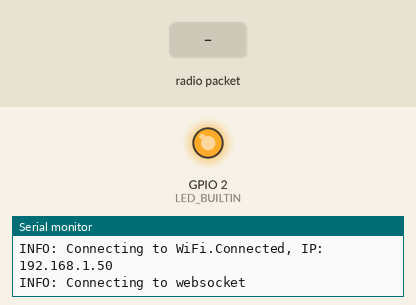
Bench run of a program on a simulated ESP32. Shown: output pins drawn as LEDs (lit = HIGH), the last lines printed to the serial monitor. Inputs (shaded band) come from the test bench. WiFi joins after 1.5 s; servers stay silent unless stated; no radio packets arrive unless stated.

Above: at 8.2 s.
8.3 s: radio packet "1" arrives
At 8.45 s:
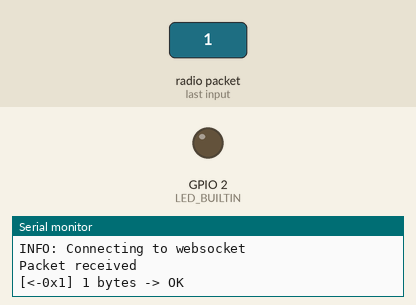
Timing chart, 0 to 11.3 s (numbered marks = the images above; inputs shaded):
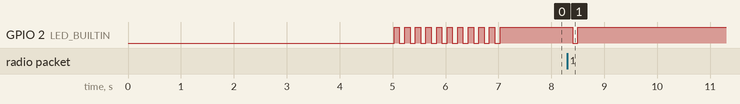

Measured:
- after the input at 8.3 s, GPIO 2 (LED_BUILTIN): HIGH → LOW after 0.10 s, → HIGH 0.10 s later

The program:

main.cpp
```cpp
/*
    Kingswood Monitoring System
    LoRa server / WiFi Bridge

    Hardware: TTGO ESP32 / SX1276 LoRa
    OS:       Arduino
*/

#include <Arduino.h>

#include "util.h"
#include "radio.h"
#include "socket.h"

void setup()
{
  if (!init_device())
    Serial.println("ERROR: Failed to start device");

  if (!init_radio())
    Serial.println("ERROR: Failed to start radio");

  if (!init_socket())
  {
    Serial.println("ERROR: Failed to connect socket. Freezing...");
    while (1)
      ;
  }
}

// Dont put this on the stack:
uint8_t buffer[RH_RF95_MAX_MESSAGE_LEN];

void loop()
{
  uint8_t bytes_received = get_radio_packet(buffer, sizeof(buffer));
  if (bytes_received > 0)
    transmit_measurement(buffer, bytes_received);
}
```

radio.cpp
```cpp
#include <RHReliableDatagram.h>
#include "radio.h"

#include "DigitalOut.h"

// Radio pins for TTGO ESP32
#define TTGO_CS 18
#define TTGO_IRQ 26

// Reliable Datagram Manager netowrk address
#define SERVER_ADDRESS 0

RH_RF95 driver(TTGO_CS, TTGO_IRQ);
RHReliableDatagram manager(driver, SERVER_ADDRESS);

using namespace Kingswood::Pin;
DigitalOut packet_led(LED_BUILTIN);

bool init_radio()
{
    packet_led.begin();
    packet_led.activeLow(); // signal is an "low" blink
    packet_led.turnOn();

    return manager.init();
}

uint8_t data[] = "OK";
uint8_t get_radio_packet(uint8_t *buf, uint8_t len)
{
    if (manager.available())
    {
        // Wait for a message addressed to us from the client
        uint8_t from;
        if (manager.recvfromAck(buf, &len, &from))
        {
            Serial.println("Packet received");
            // digitalWrite(LED_BUILTIN, HIGH);
            Serial.print(F("[<-0x"));
            Serial.print(from, HEX);
            Serial.print(F("] "));
            Serial.print(len);
            Serial.print(F(" bytes "));

            // digitalWrite(LED_BUILTIN, LOW);

            // Send a reply back to the originator client
            if (!manager.sendtoWait(data, sizeof(data), from))
                Serial.println(F("sendtoWait failed"));
            else
            {
                Serial.println(F("-> OK"));
                packet_led.blink();
            }

            return len;
        }
        else
        {
            {
                Serial.println("[FAIL]");
                return 0;
            }
        }
    }
    else
        return 0;
}
```

radio.h
```cpp
#include <Arduino.h>
#include <RH_RF95.h>

bool init_radio();
uint8_t get_radio_packet(uint8_t *buffer, uint8_t len);
```

secrets.h
```cpp
// WiFi credentials
#define SSID_NAME "Kingswood"
#define SSID_PASS "wbtc0rar"
```

socket.cpp
```cpp
#include <Arduino.h>
#include <WiFi.h>
#include <ArduinoWebsockets.h>

#include "DigitalOut.h"

#include "secrets.h"
#include "config.h"

// Sockets server host
#define SERVER_HOST "192.168.1.30"
#define SERVER_PORT 1880

using namespace Kingswood::Pin;
DigitalOut wifi_led(LED_BUILTIN);

using namespace websockets;
WebsocketsClient client;

void onMessageCallback(WebsocketsMessage message)
{
    Serial.print("Got Message: ");
    Serial.println(message.data());
}

void onEventsCallback(WebsocketsEvent event, String data)
{
    if (event == WebsocketsEvent::ConnectionOpened)
    {
        Serial.println("");
        Serial.println("INFO: Connnection Opened");
    }

    else if (event == WebsocketsEvent::ConnectionClosed)
    {
        Serial.println("INFO: Connnection Closed");
        client.connect(SERVER_HOST, SERVER_PORT, "/");
    }

    else if (event == WebsocketsEvent::GotPing)
    {
        Serial.println("INFO: Got a Ping!");
    }

    else if (event == WebsocketsEvent::GotPong)
    {
        Serial.println("INFO: Got a Pong!");
    }
}

bool init_socket()
{
    wifi_led.begin();
    wifi_led.turnOff();

    // Connect to wifi or hang
    Serial.print("INFO: Connecting to WiFi");
    WiFi.begin(SSID_NAME, SSID_PASS);
    while (WiFi.status() != WL_CONNECTED)
    {
        Serial.print(".");
        wifi_led.blink(10, 100); // blocks 10x100ms = 1 second
    }
    wifi_led.turnOn();
    Serial.print("Connected, IP: ");
    Serial.println(WiFi.localIP());

    // run callback when messages are received
    client.onMessage(onMessageCallback);

    // run callback when events are occuring
    client.onEvent(onEventsCallback);

    // Connect to server
    Serial.print("INFO: Connecting to websocket");
    while (!client.available())
    {
        client.connect(SERVER_HOST, SERVER_PORT, "/");
        Serial.print(".");
        delay(1000);
    }
    Serial.println();

    // Send a message
    client.send("Hello Server");

    // Send a ping
    client.ping();

    return client.available();
}

void transmit_measurement(const uint8_t *data, const size_t len)
{
    while (!client.available())
    {
        client.connect(SERVER_HOST, SERVER_PORT, "/");
        delay(1000);
    }
    client.sendBinary((char *)data, len);
}

void loop_socket()
{
    client.poll();
}
```

socket.h
```cpp
bool init_socket();
void transmit_measurement(const uint8_t *data, const size_t len);
```

util.cpp
```cpp
#include <Arduino.h>

#include "config.h"
#include "util.h"

void display_logo(const char *title, const char *version);

bool init_device()
{
    Serial.begin(115200);
    delay(5000);

    display_logo(FIRMWARE_NAME, FIRMWARE_VERSION);

    return true;
}

void display_logo(const char *title, const char *version)
{
    char strap_line[200];
    sprintf(strap_line, "                  |___/  %s v%s", title, version);

    Serial.println("  _  __ _                                                _ ");
    Serial.println(" | |/ /(_) _ __    __ _  ___ __      __ ___    ___    __| |");
    Serial.println(" | ' / | || '_ \\  / _` |/ __|\\ \\ /\\ / // _ \\  / _ \\  / _` |");
    Serial.println(" | . \\ | || | | || (_| |\\__ \\ \\ V  V /| (_) || (_) || (_| |");
    Serial.println(" |_|\\_\\|_||_| |_| \\__, ||___/  \\_/\\_/  \\___/  \\___/  \\__,_|");
    Serial.println(strap_line);
    Serial.println();
}
```

util.h
```cpp
bool init_device();
```

config.h
```cpp
// firmware info
#define FIRMWARE_NAME "LoRa/Wifi Bridge "
#define FIRMWARE_VERSION "v0.2.0"

// Hardware configuration
#define RED_LED_PIN 25
#define BLUE_LED_PIN LED_BUILTIN
```
